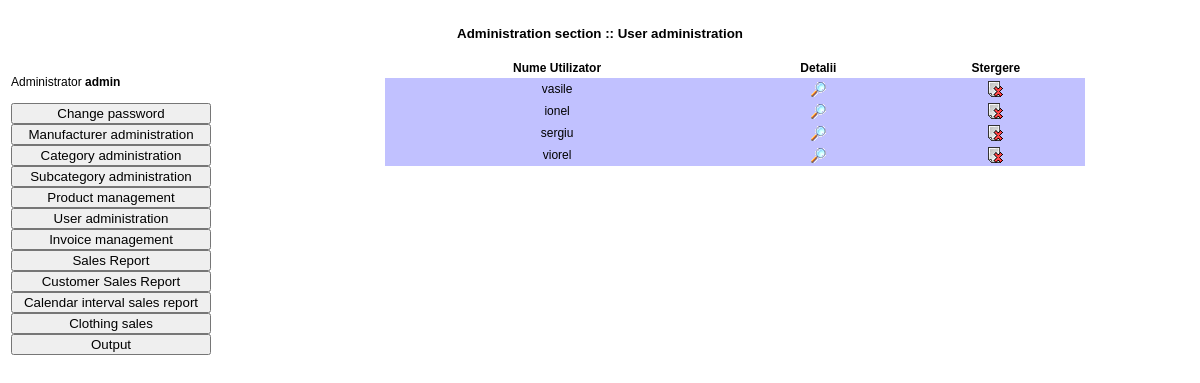
The app's page /admin/users.php (signed in) with its own data.
### tables this page shows
CREATE TABLE `tutilizatori` (
  `fIdUtilizator` int(11) UNSIGNED NOT NULL,
  `fNumeUtilizator` varchar(32) NOT NULL DEFAULT '',
  `fParola` varchar(32) NOT NULL DEFAULT '',
  `fEmail` varchar(150) NOT NULL DEFAULT '',
  `fAdresa` text,
  `fDataInregistrare` date DEFAULT NULL
);

### admin/users.php (the view, shortened to what this page needs)
<?php
	include_once("../include/adminfunctions.inc.php");
?>
<html>
	<head>
		<link rel="stylesheet" href="../css/admin.css" type="text/css">
	</head>
	<body>
		<table cellpadding="0" cellspacing="0" border="0" width="100%" height="100%">
			<tr style="height: 50px; width: 100%;">
				<td colspan="2" style="font-weight: bold; text-align: center; height: 50px; width: 100%; font-family: Tahoma, Verdana, Arial; font-size: 10pt;">Administration section :: User administration</td>
			</tr>
			<tr>
				<td style="width: 200px;" valign="top">
				</td>
				<td style="width: 700px;" valign="top" align="center">
					<?php
						$strSQL = "SELECT * FROM tutilizatori";
						$result = mysql_query($strSQL);
						echo "<table cellpadding=\"3\" cellspacing=\"0\" border=\"0\" width=\"700\" class=\"modelspecs\">\n";
						$intCount = 0;
						echo "<tr align=\"center\" style=\"font-weight: bold;\">";
						echo "<td width=\"200\">Nume Utilizator</td>";
						echo "<td width=\"100\">Detalii</td>";
						echo "<td width=\"100\">Stergere</td>";
						echo "</tr>";
						while ($row = mysql_fetch_array($result)) {
							$intIdUtilizator = $row['fIdUtilizator'];
							$strNumeUtilizator = $row['fNumeUtilizator'];
							if ($intCount % 2 == 0) {
								echo "<tr bgcolor=\"#C1C1FF\">";
							} else {
								echo "<tr bgcolor=\"#C1C1FF\">";
							}
							echo "<td align=\"center\" width=\"200\">$strNumeUtilizator</td>\n";
							echo "<td align=\"center\" width=\"100\"><a  href=\"userdetails.php?intIdUtilizator=$intIdUtilizator\"><img src=\"../images/view.gif\" border=\"0\"></a></td>\n";
							echo "<td align=\"center\" width=\"100\"><a onclick=\"return confirmSubmit('Confirmati stergerea utilizatorului?')\" href=\"execute.php?action=stergereutilizator&intIdUtilizator=$intIdUtilizator\"><img src=\"../images/delete.gif\" border=\"0\"></a></td>\n";
							echo "</tr>\n";
							$intCount++;
						}
						echo "</table>\n";
					?>
				</td>
			</tr>
		</table>
	</body>
</html>

### css/admin.css (style rules this page uses)
.modelspecs { font-family: Tahoma, Verdana, Arial; font-size: 9pt; color: #000000; }

### records on screen
tutilizatori: fNumeUtilizator "vasile"
tutilizatori: fNumeUtilizator "ionel"
tutilizatori: fNumeUtilizator "sergiu"
tutilizatori: fNumeUtilizator "viorel"

### other values on screen
$strUsername "admin"
